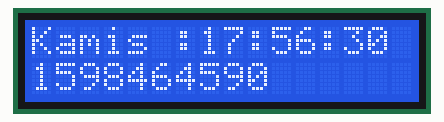
This sketch was run on a simulated Arduino Uno, built with avr-gcc and run on an emulated ATmega328P. On the bench: 16×2 character LCD. The local clock reads 2024-03-15 10:24:30 at power-on unless the sketch sets it.

Above: at 0.2 s.
At 4.3 s:
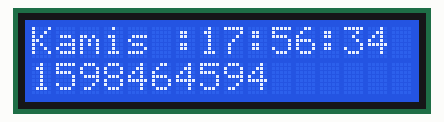
At 9.5 s:
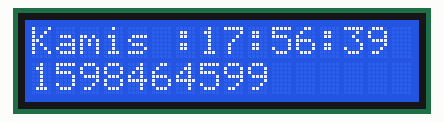
At 18.8 s:
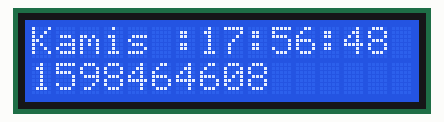
At 28.1 s:
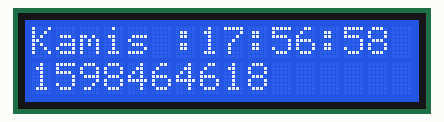
At 38.4 s:
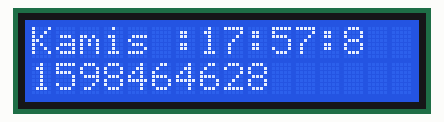

The sketch:

RTC.ino
```cpp
#include <RTC.h>
#include <LiquidCrystal_I2C.h>
#include <Wire.h>
static DS1307 jam;
LiquidCrystal_I2C lcd(0x3F,16,2);
String hari[]={"Minggu","Senin","Selasa","Rabu","Kamis","Jumat","Sabtu"};
void setup() {
jam.begin();
lcd.init();
lcd.backlight();
Serial.begin(9600);
 jam.setDate(26,8,2020);
jam.setTime(17,56,30);
jam.setWeek(3);
}

void loop() {
  lcd.clear();
lcd.setCursor(0,0);
lcd.print(hari[jam.getWeek()]+" : ");
lcd.setCursor(7,0);
lcd.print(jam.getHours());
lcd.print(":");
lcd.print(jam.getMinutes());
lcd.print(":");
lcd.print(jam.getSeconds());
lcd.setCursor(0,1);
lcd.print(jam.getEpoch());
delay(1000);

}
```

Measured:
- what the display in image 1 shows lasts 1.0 s, from 4.3 s to 5.3 s
